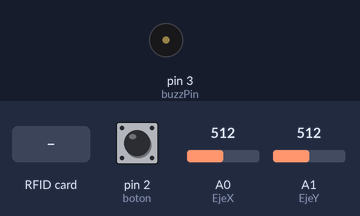
Simulated run of this sketch. Board: Arduino Uno, built with avr-gcc and run on an emulated ATmega328P. Shown: buzzer (waves = sounding). The test bench sets the inputs (shaded band); at power-on: pin 2 (boton) LOW, A0 (EjeX) = 512, A1 (EjeY) = 512. What the sketch prints to the serial monitor is not drawn.

Above: at 1.2 s.
1.3 s: RFID card 5E 7A 19 C4 held to the reader
Timing chart, 0 to 4.3 s (numbered marks = the images above; inputs shaded):
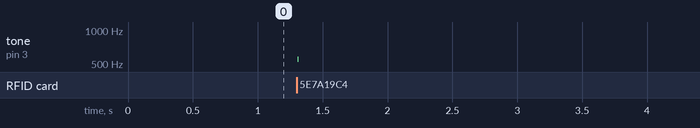

Measured:
- after the input at 1.3 s, tone on pin 3 (buzzPin): silent → 550 Hz at once, → silent 0.01 s later

The sketch:

ProgramaFinal.ino
```cpp
#include <SPI.h>
#include <MFRC522.h>

#define SS_PIN 10
#define RST_PIN 9

int boton = 2;
int EjeX = A0;
int EjeY = A1;

int valorBoton, valorEjeX, valorEjeY;
int buzzPin = 3;
const int onDuration = 10;
const int periodDuration = 2;

unsigned long lastPeriodStart;
MFRC522 rfid(SS_PIN, RST_PIN); // Instance of the class

MFRC522::MIFARE_Key key;

// Init array that will store new NUID
byte nuidPICC[4];

void setup() {
  Serial.begin(115200);
  SPI.begin(); // Init SPI bus
  rfid.PCD_Init(); // Init MFRC522


  for (byte i = 0; i < 6; i++) {
    key.keyByte[i] = 0xFF;
  }
  pinMode(buzzPin, OUTPUT);
  pinMode(boton, INPUT);
  pinMode(EjeX, INPUT);
  pinMode(EjeY, INPUT);
  //Serial.println(F("This code scan the MIFARE Classsic NUID."));
  //Serial.print(F("Using the following key:"));
  //printHex(key.keyByte, MFRC522::MF_KEY_SIZE);
}

void loop() {
  rfid.uid.size = 4;
  valorBoton = digitalRead(boton);
  valorEjeX = analogRead(EjeX);
  valorEjeY = analogRead(EjeY);

  // Reset the loop if no new card present on the sensor/reader. This saves the entire process when idle.
  if ( ! rfid.PICC_IsNewCardPresent())
  {
    printDec(rfid.uid.uidByte, rfid.uid.size);

    Serial.println(valorBoton);
    Serial.println(valorEjeX);
    Serial.println(valorEjeY);
    for (byte i = 0; i < 4; i++) {
      rfid.uid.uidByte[i] = 0;
    }
    return;
  }
  // Verify if the NUID has been readed
  if ( ! rfid.PICC_ReadCardSerial())
    return;

    if (millis() - lastPeriodStart >= periodDuration) {
    lastPeriodStart += periodDuration;
    tone(buzzPin, 550, onDuration);
    }
  //;
}


/**
 * Helper routine to dump a byte array as hex values to Serial.
 */
void printHex(byte *buffer, byte bufferSize) {
  for (byte i = 0; i < bufferSize; i++) {
    Serial.print(buffer[i] < 0x10 ? "0" : "");
    Serial.print(buffer[i], HEX);
  }
  Serial.println();
}

/**
 * Helper routine to dump a byte array as dec values to Serial.
 */
void printDec(byte *buffer, byte bufferSize) {
  for (byte i = 0; i < bufferSize; i++) {
    Serial.print(buffer[i] < 0x10 ? "0" : "");
    Serial.print(buffer[i], DEC);
  }
  Serial.println();
}

void beep(){
  for(int i = 0; i<10; i++)
  {
    digitalWrite(buzzPin,HIGH);
    delay(4);
    digitalWrite(buzzPin,LOW);
    delay(4);
  }

}
```
